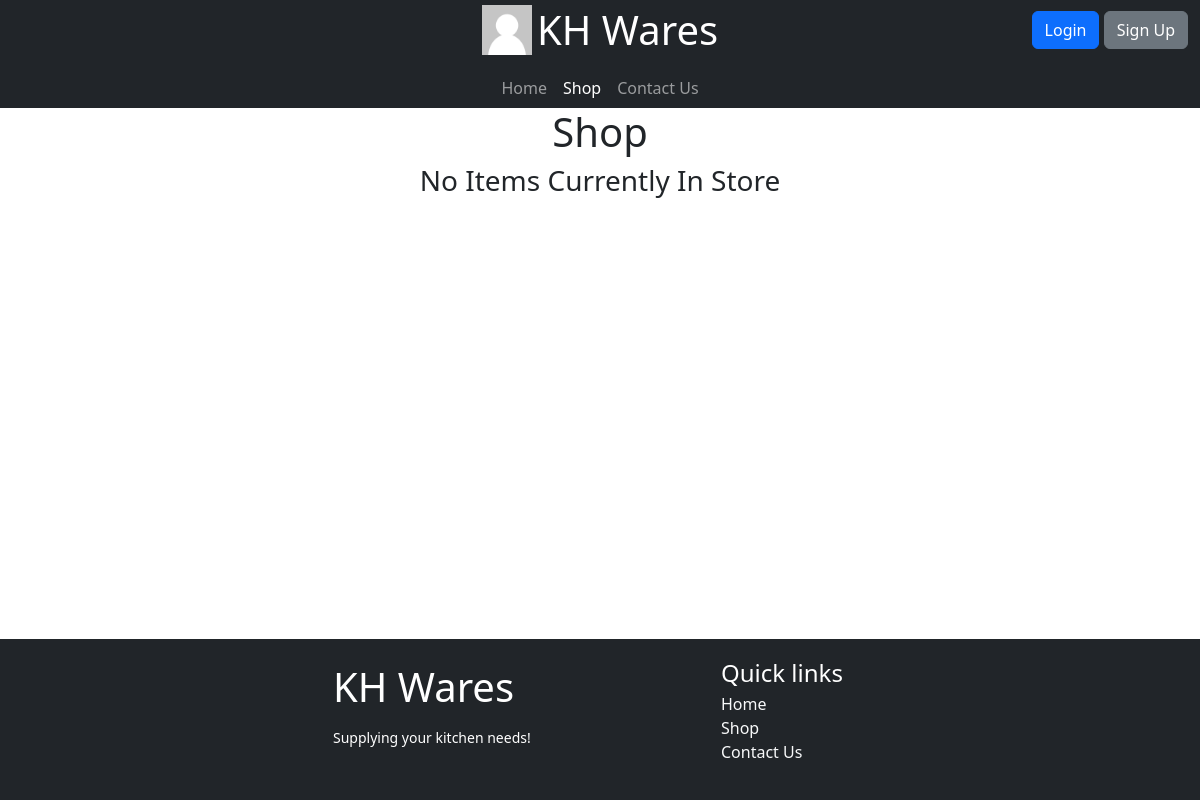
Page /Store on the earlier database version.
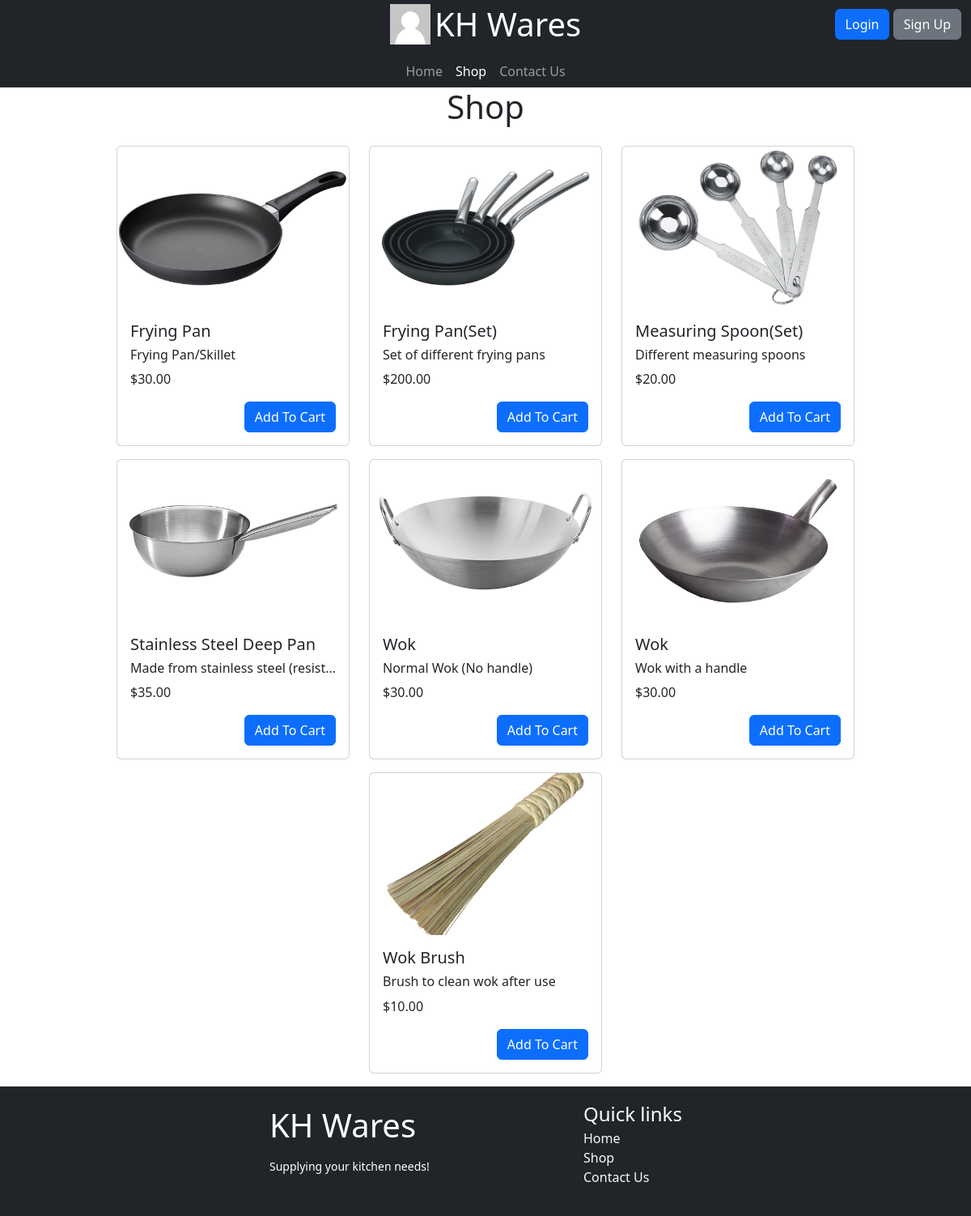
Same page on the later database version.
### database_models/CartDBModel.py (models this page shows)
class Item(db.Model):
    id = db.Column(db.Integer, primary_key=True)
    cart_items = db.relationship("Cart_Item",backref="item")
    orders = db.relationship("Order_Item",backref="item")
    name = db.Column(db.String,nullable=False)
    price = db.Column(db.Float,nullable=False)
    description = db.Column(db.String)
    quantity = db.Column(db.Integer, nullable=False, default=0)
    images = db.Column(db.PickleType,default=[])
    category = db.Column(db.String)

### routes/store.py (the view)
@blueprint.route("/Store")
def displayitem():
    item = Item.query.all()
    return render_template("inventory/Store.html", itemsList= item)

### templates/inventory/Store.html (shortened to what this page needs)
{% extends 'base.html' %}
{% set active_page = "Shop" %}
{% block main %}
<div class="container mb-3">
    <h1 class="text-center">Shop</h1>
    <div class="row justify-content-center">
        {% if itemsList %}
        {% for i in itemsList %}
        <div class="col-auto">
            <div class="card col-auto mt-3" style="width: 18rem;">
                <div>
                    <img src="{{ url_for('static', filename='items/' + i.images[0]) }}"
                        onclick="location.href='{{url_for('Store.itempage',id=i.id)}}'" class="card-img-top mx-0 w-100"
                        style="object-fit:cover; height:200px;">
                </div>
                <div class="card-body">
                    <h5 class="card-title">{{i.name}}</h5>
                    <h6 class="card-text text-truncate">{{i.description}}</h6>
                    <p class="card-text">{{ "$%.2f"|format(i.price) }}</p>
                    <form action="{{ url_for('cart.add_to_cart',id=i.id) }}" method="post">
                        <button type="submit" class="btn btn-primary float-end add-to-cart" value="{{ i.id }}">Add To Cart</button>
                    </form>
                </div>
            </div>
        </div>
        {% endfor %}
        {% else %}
        <h3 class="fw-light text-center">No Items Currently In Store</h3>
        {% endif %}
    </div>
</div>
{% endblock %}

### templates/base.html (shortened to what this page needs)
<!doctype html>
<html lang="en">
<head>
    <link rel="stylesheet" href="https://cdn.jsdelivr.net/npm/bootstrap-icons@1.10.3/font/bootstrap-icons.css">
    <link href="https://cdn.jsdelivr.net/npm/bootstrap@5.2.2/dist/css/bootstrap.min.css" rel="stylesheet">
    <link rel="stylesheet" href="{{ url_for('static',filename='css/loader.css') }}">
</head>
<body class="d-flex flex-column min-vh-100">
    {% include 'includes/navbar-2.html' %}
    <main>
        {% block main %}{% endblock %}
    </main>
    <footer class="mt-auto">{% include 'includes/footer.html' %}</footer>
</body>
</html>

### templates/includes/navbar-2.html (shortened to what this page needs)
<nav class="navbar navbar-expand-lg navbar-dark bg-dark py-0">
    <div class="container-fluid d-block">
        <div class="row justify-content-center">
                <a class="col-sm-12 col-md-12 col-lg-4 text-center offset-lg-4 navbar-brand" href="{{ '#' if active_page == 'index' else url_for('index.index') }}">
                    <img src="{{ url_for('static', filename='profiles/default.png') }}" alt="" width="50" height="50" class="d-inline" >
                    <h1 class="d-inline m-0 align-middle">KH Wares</h1>
                </a>
                <div class="col-auto ms-auto my-auto">
                    {% if not current_user.is_authenticated %}
                        <a href="{{ url_for('crud.login' )}}" class="btn btn-primary align-middle" role="button">Login</a>
                        <a href="{{ url_for('crud.signup' )}}" class="btn btn-secondary align-middle" role="button">Sign Up</a>
                    {% endif %}
                </div>
                <div class="row pe-0">
                </div>
        </div>
        <div class="row justify-content-center">
            <div class="col-4 text-center">
                <div class="collapse navbar-collapse" id="navbarSupportedContent">
                    <ul class="navbar-nav mx-auto mb-2 mb-lg-0">
                    <li class="nav-item">
                        <a class="nav-link {{ 'active' if active_page == 'index' else '' }}" aria-current="page" href="{{ '#' if active_page == 'index' else url_for('index.index') }}">Home</a>
                    </li>
                    <li class="nav-item">
                        <a class="nav-link {{ 'active' if active_page == 'Shop' else '' }}" href="{{ url_for('Store.displayitem' )}}">Shop</a>
                    </li>
                    <li class="nav-item">
                        <a class="nav-link {{ 'active' if active_page == 'contact' else '' }}" href="{{ url_for('contact.contact_us_page') }}">Contact Us</a>
                    </li>
                    </ul>
                </div>
            </div>
        </div>
    </div>
  </nav>

### templates/includes/footer.html
<div class="d-flex flex-column h-100">
    <footer class="w-100 py-2 flex-shrink-0 bg-dark">
        <div class="container py-2">
            <div class="row gy-4 gx-5 justify-content-center">
                <div class="col-lg-4 col-md-6 py-2">
                    <h5 class="h1 text-white pb-2">KH Wares</h5>
                    <p class="small text-white">Supplying your kitchen needs!</p>
                </div>
                <div class="col-lg-2 col-md-6 py-1">
                    <h4 class="text-white mb-1">Quick links</h4>
                    <ul class="list-unstyled text-muted">
                        <li><a href="{{ url_for('index.index') }}" class="link-light" style="text-decoration: None">Home</a></li>
                        <li><a href="{{ url_for('Store.displayitem') }}" class="link-light" style="text-decoration: None">Shop</a></li>
                        <li><a href="{{ url_for('contact.contact_us_page') }}" class="link-light" style="text-decoration: None">Contact Us</a></li>
                    </ul>
                </div>
            </div>
        </div>
    </footer>
</div>

Differences in the rows shown:
added Item: shows a picture, name "Frying Pan", description "Frying Pan/Skillet", price "$30.00", {{ i.id }} 1 (drawn)
added Item: shows a picture, name "Frying Pan(Set)", description "Set of different frying pans", price "$200.00", {{ i.id }} 2 (drawn)
added Item: shows a picture, name "Measuring Spoon(Set)", description "Different measuring spoons", price "$20.00", {{ i.id }} 3 (drawn)
added Item: shows a picture, name "Stainless Steel Deep Pan", description "Made from stainless steel (resist…", price "$35.00", {{ i.id }} 4 (drawn)
added Item: shows a picture, name "Wok", description "Normal Wok (No handle)", price "$30.00", {{ i.id }} 5 (drawn)
added Item: shows a picture, name "Wok", description "Wok with a handle", price "$30.00", {{ i.id }} 6 (drawn)
added Item: shows a picture, name "Wok Brush", description "Brush to clean wok after use", price "$10.00", {{ i.id }} 7 (drawn)
Other differences:
text no longer shown: "No Items Currently In Store"
